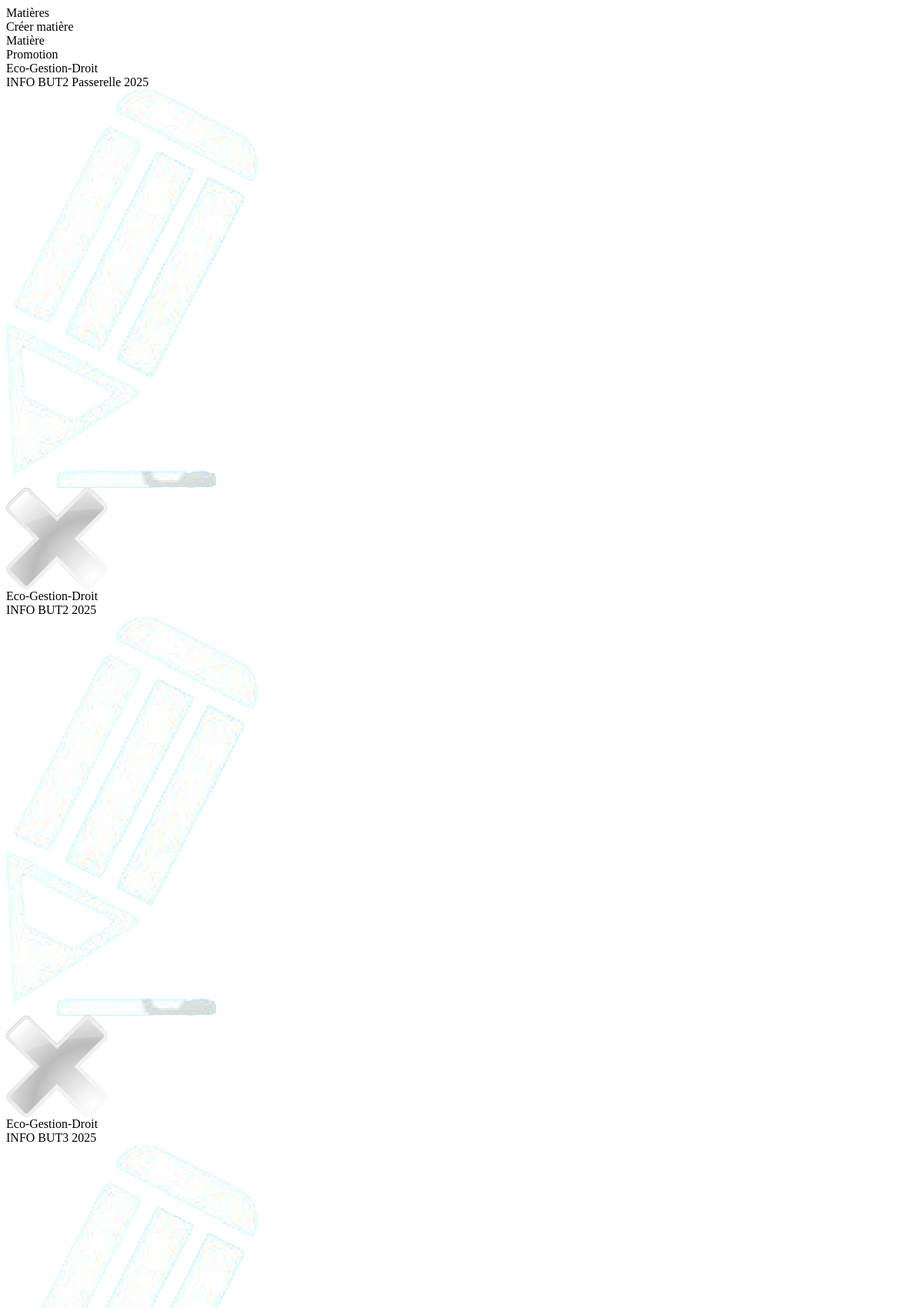
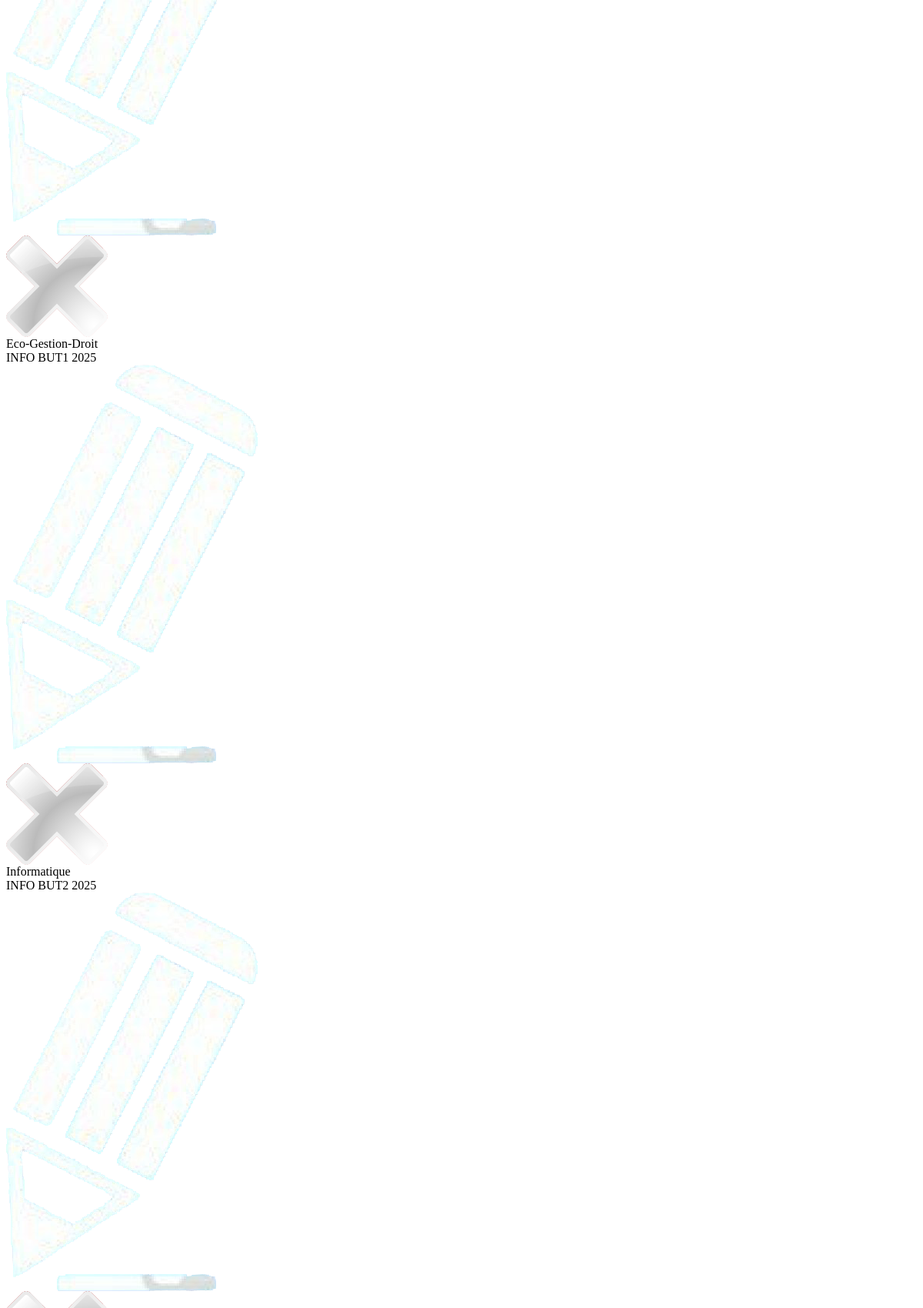
The page /Placement/views/matiere/gest_mat2.php (upper part) on the database its author committed (2 pictures, top to bottom).
### tables this page shows
CREATE TABLE `matiere` (
  `id_mat` int(10) UNSIGNED NOT NULL,
  `nom_mat` varchar(100) NOT NULL,
  `id_promo` int(10) UNSIGNED NOT NULL
);

CREATE TABLE `departement` (
  `id_dpt` int(10) UNSIGNED NOT NULL,
  `nom_dpt` varchar(50) NOT NULL
);

CREATE TABLE `promotion` (
  `id_promo` int(10) UNSIGNED NOT NULL,
  `nom_promo` varchar(50) NOT NULL,
  `annee` smallint(5) UNSIGNED DEFAULT NULL COMMENT 'Année universitaire (ex: 2025)',
  `id_dpt` int(10) UNSIGNED NOT NULL
);

### Placement/views/matiere/gest_mat2.php (the view, shortened to what this page needs)
<link rel="stylesheet" type="text/css" href="css/s_gest_mat.css">
<div class="titrecontenu">Mati&egrave;res</div>
<div class="contenu">
	<div id="btncrea">Cr&eacute;er mati&egrave;re</div>
			<div id="bloctitre"><div class="nomtitre">Mati&egrave;re</div><div class="nomtitre">Promotion</div></div>
			<form action="index.php?p=gest_mat" method="post">
				<?php
					$query1=mysql_query('SELECT * FROM matiere, promotion, departement WHERE matiere.id_promo=promotion.id_promo AND promotion.id_dpt=departement.id_dpt ORDER BY nom_dpt, nom_mat');
					while($tab1=mysql_fetch_array($query1))
					{
				?>
				<div class="contenutab">
					<div id="<?php echo 'A'.$tab1[id_mat] ?>" class="nomtitre"><?php echo $tab1[nom_mat]; ?></div>
					<div id="<?php echo 'B'.$tab1[id_mat] ?>" class="nomtitre"><?php echo $tab1[nom_dpt].' '.$tab1[nom_promo].' '.$tab1[annee]; ?></div>
					<div onclick="modif_mat(<?php echo $tab1[id_mat]; ?>, '<?php echo $tab1[nom_mat]; ?>');" class="blocmodif"><img class="imgmodif" src="images/set.png"></div>
					<a href="#"><div onclick="suppr_mat(<?php echo $tab1[id_mat]; ?>);" class="blocmodif"><img class="imgmodif" src="images/delete.png"></div></a>
				</div>
				<?php
				}
				?>
			</form>
		</div>

### rows shown on the page
matiere: nom_mat "Eco-Gestion-Droit", departement.nom_dpt "INFO", id_promo.nom_promo "BUT2 Passerelle", id_promo.annee "2025"
matiere: nom_mat "Eco-Gestion-Droit", departement.nom_dpt "INFO", id_promo.nom_promo "BUT2", id_promo.annee "2025"
matiere: nom_mat "Eco-Gestion-Droit", departement.nom_dpt "INFO", id_promo.nom_promo "BUT3", id_promo.annee "2025"
matiere: nom_mat "Eco-Gestion-Droit", departement.nom_dpt "INFO", id_promo.nom_promo "BUT1", id_promo.annee "2025"
matiere: nom_mat "Informatique", departement.nom_dpt "INFO", id_promo.nom_promo "BUT2", id_promo.annee "2025"
